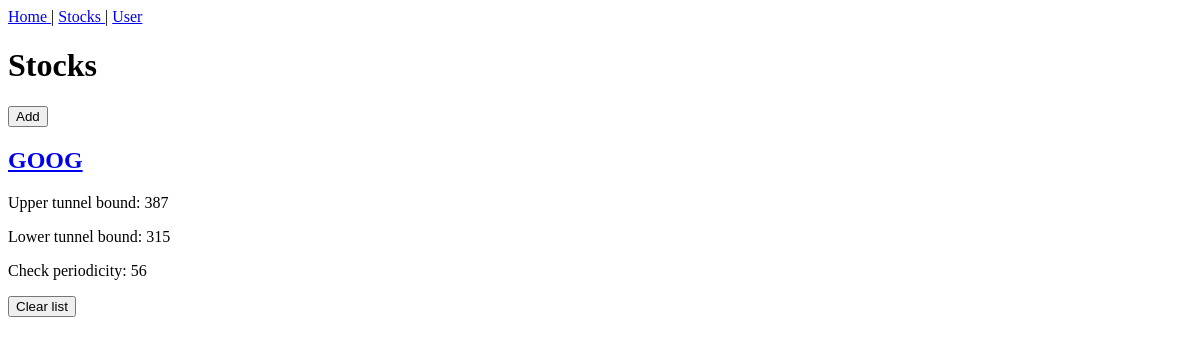
The app's page /stocks/list/, older data.
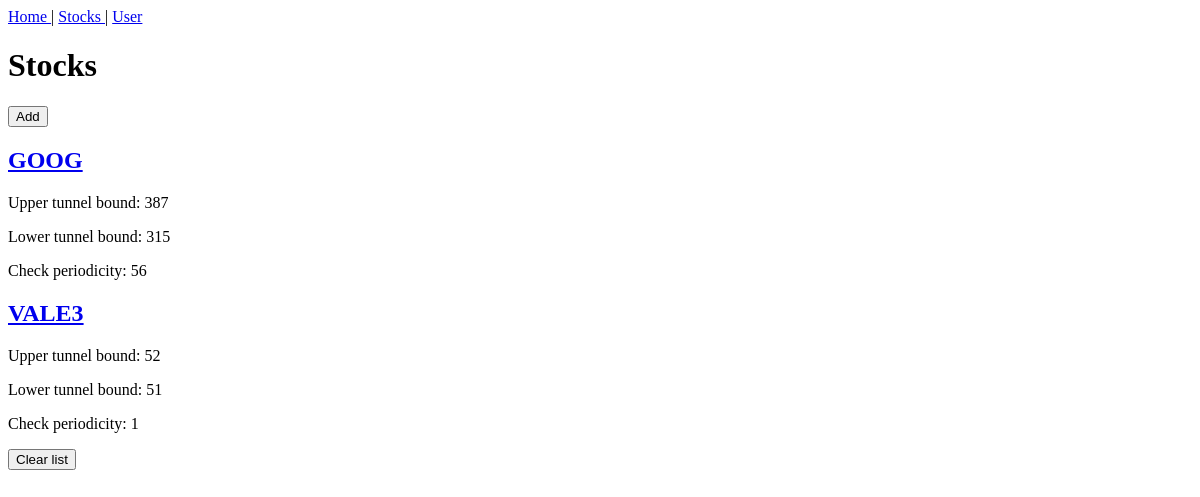
The same page, newer data.
### stocks/models.py (models this page shows, shortened)
class MonitoredStock(models.Model):
    name = models.CharField(max_length=MAX_STR_FIELD_SIZE, unique=True)
    upper_tunnel_bound = models.IntegerField()
    lower_tunnel_bound = models.IntegerField()
    periodicity = models.IntegerField()

### stocks/views.py (the view)
# urls.py: path('list/', views.stocks_list, name='list'),
def stocks_list(request):
    stocks = models.MonitoredStock.objects.all()
    if len(stocks) == 0:
        return redirect('stocks:new')
    return render(request, 'stocks/stocks_list.html', {'stocks':stocks})

### subscriber/context.py (called while the page is built)
def username_variable(request):
    try:
        user = UserModel.objects.get(id=1)
        username = user.name
    except ObjectDoesNotExist:
        username = 'User'
    return {'username': username}

### stocks/templates/stocks/stocks_list.html (shortened to what this page needs)
{% extends 'layout.html' %}
{% load static %}
{% block content %}
    <h1>Stocks</h1>
    <form action="{% url 'stocks:new' %}">
        <button>Add</button>
    </form>
    {% for stock in stocks %}
        <article class='stocks'>
            <h2>
                <a href="{% url 'stocks:page' name=stock.name %}">
                    {{ stock.name }}
                </a>
            </h2>
            <p> Upper tunnel bound: {{ stock.upper_tunnel_bound }} </p>
            <p> Lower tunnel bound: {{ stock.lower_tunnel_bound }} </p>
            <p> Check periodicity: {{ stock.periodicity }} </p>
        </article>
    {% endfor %}
    <form action="{% url 'stocks:full-delete' %}" onsubmit="confirmDeletion(event)">
        <button>Clear list</button>
    </form>
{% endblock %}

Row changes from the older to the newer data that the page shows:
added MonitoredStock: name "VALE3", upper_tunnel_bound "52", lower_tunnel_bound "51", periodicity "1"
